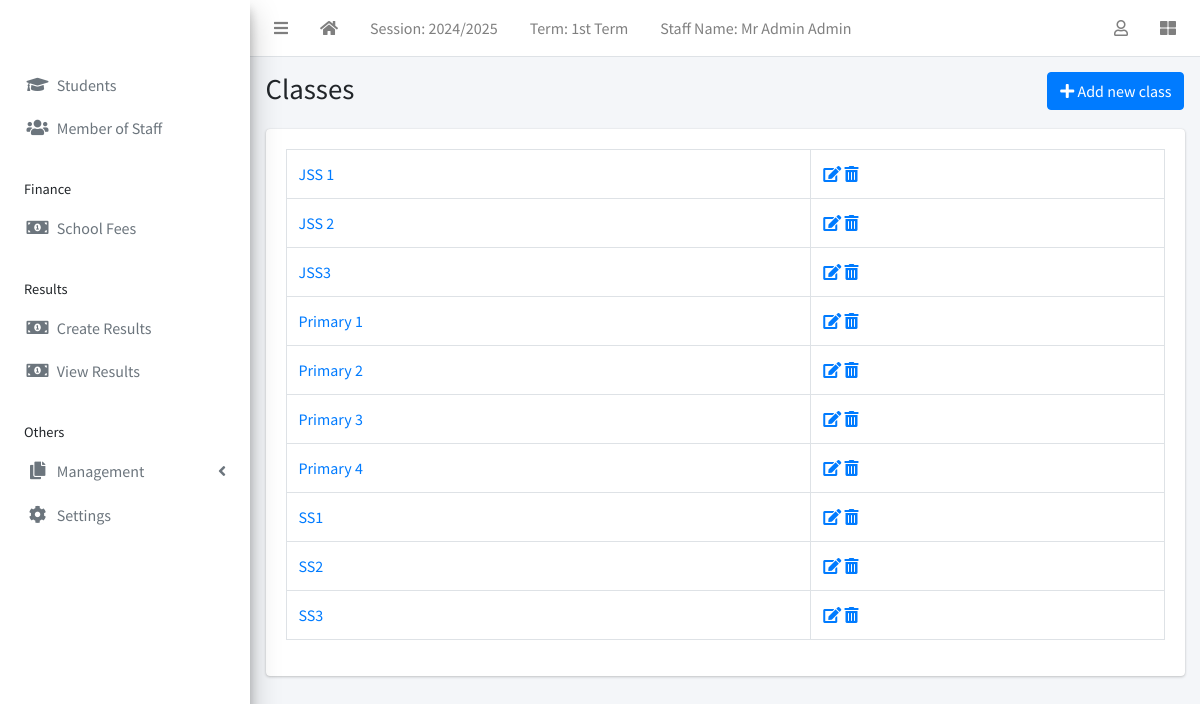
/class/list/ (signed in), run on the app's committed database.
### apps/corecode/models.py (models this page shows, shortened)
class AcademicSession(models.Model):
    name = models.CharField(max_length=200, unique=True)
    current = models.BooleanField(default=True)
    class Meta:
        ordering = ["-name"]

class AcademicTerm(models.Model):
    name = models.CharField(max_length=20, unique=True)
    current = models.BooleanField(default=True)
    class Meta:
        ordering = ["name"]

class StudentClass(models.Model):
    name = models.CharField(max_length=200, unique=True)
    class Meta:
        verbose_name = "Class"
        verbose_name_plural = "Classes"
        ordering = ["name"]
    def __str__(self):
        return self.name

### apps/corecode/views.py (the view)
# urls.py: path("class/list/", ClassListView.as_view(), name="classes"),
class ClassListView(LoginRequiredMixin, SuccessMessageMixin, ListView):
    model = StudentClass
    template_name = "corecode/class_list.html"
    def get_context_data(self, **kwargs):
        context = super().get_context_data(**kwargs)
        context["form"] = StudentClassForm()
        return context

### apps/corecode/templates/corecode/class_list.html (shortened to what this page needs)
{% extends 'base.html' %}
{% load widget_tweaks %}
{% block title %}
Classes
{% endblock title %}
{% block breadcrumb %}
  <a class="btn btn-primary" href="#" data-toggle="modal" data-target="#modal1">
    <i class="fa fa-plus"></i>
    Add new class
  </a>
{% endblock breadcrumb %}
{% block content %}
  <div class="row">
    <div class="col-sm-12">
        <table class="table table-bordered">
          <tbody>
            {% for object in object_list %}
            <tr>
              <td><a href="{% url 'view-a-result' object.id %}">{{ object }}</a></td>
              <td><a href="{% url 'class-update' object.id %}"><i
                    class="fa fa-edit"></i></a> <a
                  href="{% url 'class-delete' object.id %}"><i
                    class="fa fa-trash-alt"></i></a></td>
            </tr>
            {% endfor %}
          </tbody>
        </table>
    </div>
  </div>
{% endblock content %}

### templates/base.html (shortened to what this page needs)
{% load static %}
<!DOCTYPE html>
<html lang="en">
<head>
  <link rel="stylesheet" href="{% static 'plugins/fontawesome-free/css/all.min.css' %}">
  <link rel="stylesheet" href="{% static 'plugins/toastr/toastr.min.css' %}">
  <link rel="stylesheet"
    href="{% static 'plugins/overlayScrollbars/css/OverlayScrollbars.min.css' %}">
  <link rel="stylesheet" href="{% static 'plugins/Datatables/datatables.min.css' %}" />
  <link rel="stylesheet" href="{% static 'dist/css/adminlte.min.css' %}">
</head>
<body
  class="hold-transition sidebar-mini layout-fixed layout-navbar-fixed layout-footer-fixed">
  <div class="wrapper">
    <nav class="main-header navbar navbar-expand navbar-white navbar-light">
      <ul class="navbar-nav">
        <li class="nav-item">
          <a class="nav-link" data-widget="pushmenu" href="#" role="button"><i
              class="fas fa-bars"></i></a>
        </li>
        <li class="nav-item d-none d-sm-inline-block">
          <a href="{% url 'home' %} " class="nav-link"><i class="fa fa-home"></i></a>
        </li>
        <li class="nav-item d-none d-sm-inline-block">
          <a href="{% url 'current-session' %}" class="nav-link">Session: {{ current_session }}</a>
        </li>
        <li class="nav-item d-none d-sm-inline-block">
          <a href="{% url 'current-session' %}" class="nav-link">Term: {{ current_term }}</a>
        </li>
        <li class="nav-item d-none d-sm-inline-block">
          <a href="{% url 'home' %} " class="nav-link">Staff Name: {{ staff_name }}</a>
        </li>
      </ul>
      <ul class="navbar-nav ml-auto">
        <li class="nav-item dropdown">
          <a class="nav-link" data-toggle="dropdown" href="#">
            <i class="far fa-user"></i>
          </a>
        </li>
        <li class="nav-item">
          <a class="nav-link" data-widget="control-sidebar" data-slide="true"
            href="#" role="button"><i class="fas fa-th-large"></i></a>
        </li>
      </ul>
    </nav>
    <aside class="main-sidebar   elevation-4">
      <a href="{% url 'home' %}" class="brand-link">{{ school_name | default:"MySchool" }}</a>
      <div class="sidebar">
        <nav class="mt-2">
          <ul class="nav nav-pills nav-sidebar flex-column"
            data-widget="treeview" role="menu" data-accordion="false">
            <li class="nav-item">
              <a href="{% url 'student-list' %}" class="nav-link">
                <i class="nav-icon fas fa-graduation-cap"></i>
                <p>
                  Students
                </p>
              </a>
            </li>
            {% if staff_type == "admin" %}
              <li class="nav-item">
                <a href="{% url 'staff-list' %}" class="nav-link">
                  <i class="nav-icon fas fa-users"></i>
                  <p>
                    Member of Staff
                  </p>
                </a>
              </li>
            {% endif %}
            {% if staff_type == "finance" or staff_type == "admin" %}
              <li class="nav-header">Finance</li>
              <li class="nav-item">
                <a href="{% url 'invoice-list' %}" class="nav-link">
                  <i class="nav-icon fas fa-money-bill-alt"></i>
                  <p>
                    School Fees
                  </p>
                </a>
              </li>
            {% endif %}
            {% if staff_type == "teacher" or staff_type == "admin" %}
              <li class="nav-header">Results</li>
              <li class="nav-item">
                <a href="{% url 'create-result' %}" class="nav-link">
                  <i class="nav-icon fas fa-money-bill-alt"></i>
                  <p>
                    Create Results
                  </p>
                </a>
              </li>
            <li class="nav-item">
              <a href="{% url 'view-a-result' "all" %}" class="nav-link">
                <i class="nav-icon fas fa-money-bill-alt"></i>
                <p>
                  View Results
                </p>
              </a>
            </li>
            {% endif %}
            <li class="nav-header">Others</li>
            {% if staff_type == "admin" %}
              <li class="nav-item has-treeview">
                <a href="#" class="nav-link">
                  <i class="nav-icon fas fa-copy"></i>
                  <p>
                    Management
                    <i class="fas fa-angle-left right"></i>
                  </p>
                </a>
              </li>
            {% endif %}
            <li class="nav-item">
              <a href="{% url 'configs' %}" class="nav-link">
                <i class="nav-icon fas fa-cog"></i>
                <p>
                  Settings
                </p>
              </a>
            </li>
          </ul>
        </nav>
      </div>
    </aside>
    <div class="content-wrapper">
      <section class="content-header">
        <div class="container-fluid">
          <div class="row mb-1">
            <div class="col-sm-8">
              <h1>{% block title %}{% endblock title %}</h1>
            </div>
            <div class="col-sm-4">
              <ol class="breadcrumb float-sm-right">
                <li class="breadcrumb-item">{% block breadcrumb %}{% endblock breadcrumb %}</li>
              </ol>
            </div>
          </div>
        </div>
      </section>
      <section class="content">
        <div class="container-fluid">
          <div class="row">
            <div class="col-md-12">
              {% block fullcard %}
              <div class="card">
                <div class="card-body">
                  <div class="row">
                    <div class="col">
                      {% block content %}
                      {% endblock content %}
                    </div>
                  </div>
                </div>
              </div>
              {% endblock fullcard %}
            </div>
          </div>
        </div>
      </section>
    </div>
  </div>
</body>
</html>

### data on the page
AcademicSession: name "2024/2025"
AcademicTerm: name "1st Term"
StudentClass: name "JSS 1"
StudentClass: name "JSS 2"
StudentClass: name "JSS3"
StudentClass: name "Primary 1"
StudentClass: name "Primary 2"
StudentClass: name "Primary 3"
StudentClass: name "Primary 4"
StudentClass: name "SS1"
StudentClass: name "SS2"
StudentClass: name "SS3"

### other printed values
{{ staff_name }} "Mr Admin Admin"
